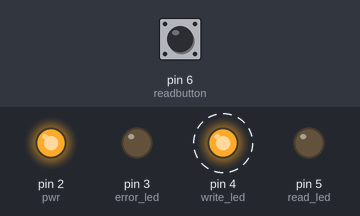
A sketch run on a simulated Arduino Uno, built with avr-gcc and run on an emulated ATmega328P. On the bench: output pins drawn as LEDs (lit = HIGH). Dashed ring = blinking. Inputs (shaded band) come from the test bench; at power-on: pin 6 (readbutton) LOW. Storage starts empty; what the sketch prints to the serial monitor is not drawn.

Above: at 1.74 s.
2.1 s: pin 6 (readbutton) pulled HIGH for 0.5 s
At 2.14 s:
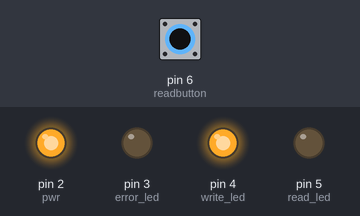
At 2.55 s:
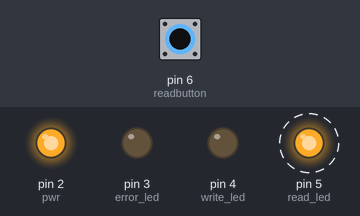
Timing chart, 0 to 11.1 s (numbered marks = the images above; inputs shaded):
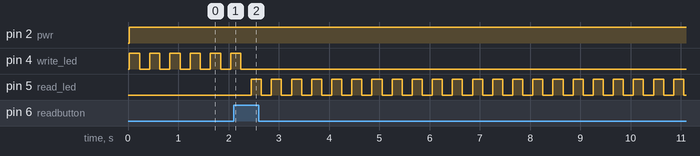

Measured:
- after the input at 2.1 s, pin 4 (write_led): goes on until 2.2 s, then stays LOW; pin 5 (read_led): alternates HIGH for 0.20 s and LOW for 0.20 s, starting after 0.35 s
- by itself, pin 4 (write_led): alternates HIGH for 0.20 s and LOW for 0.20 s

The sketch:

atmega2560_datalogger.ino
```cpp
/*
  SD card read/write


   SD card attached to SPI bus as follows:
 ** MOSI - pin 11
 ** MISO - pin 12
 ** CLK - pin 13
 ** CS - pin 4 (for MKRZero SD: SDCARD_SS_PIN)


*/

#include <SPI.h>
#include <SD.h>

File myFile;
const int pwr = 2;
const int error_led = 3;
const int write_led = 4;
const int read_led = 5;
const int readbutton = 6;
const String title = "log.txt";

void setup() {

  pinMode(pwr, OUTPUT);
  pinMode(error_led, OUTPUT);
  pinMode(write_led, OUTPUT);
  pinMode(read_led, OUTPUT);


  // Open serial communications and wait for port to open:
  Serial.begin(9600);
  while (!Serial) {

    ; // wait for serial port to connect. Needed for native USB port only
  }


    Serial.print("Initializing SD card...");

  if (!SD.begin(53)) {
    Serial.println("initialization failed!");
    while (1);
    blink_(error_led);

  }
  Serial.println("initialization done.");

  // open the file. note that only one file can be open at a time,
  // so you have to close this one before opening another.
  myFile = SD.open(title, FILE_WRITE);


  // re-open the file for reading:

}

void loop() {
  no_blink(pwr);
  // nothing happens after setup

   // if the file opened okay, write to it:
  if (myFile) {
    Serial.print("Writing to datalogger");
    myFile.println("This is Kodion Datalogger system,\n This sytem takes the log of every activity on the transformer.....");//data to be written into SD card
    blink_(write_led);
    // close the file:
   // myFile.close();
    //Serial.println("done.");
  } else {
      blink_(error_led);
    // if the file didn't open, print an error:
    Serial.print("error opening");
     Serial.println(title);
  }

   read_logger(6);
}

void blink_(int pin){
  digitalWrite(pin, HIGH);
  delay(200);
   digitalWrite(pin, LOW);
  delay(200);
  }

void no_blink(int pin){

  digitalWrite(pin, HIGH);
  }

  void read_logger(int readbutton){
  int  read_ = digitalRead(readbutton);
    if(read_ == HIGH){
       myFile.close();

       myFile = SD.open(title);
  if (myFile) {
    Serial.println(title);

    // read from the file until there's nothing else in it:
    while (myFile.available()) {
       blink_(read_led);
      Serial.write(myFile.read());

    }
    // close the file:
    myFile.close();
  } else {
    // if the file didn't open, print an error:
    Serial.print("error opening");
    Serial.println(title);
     blink_(error_led);
  }
      }
    }
```
